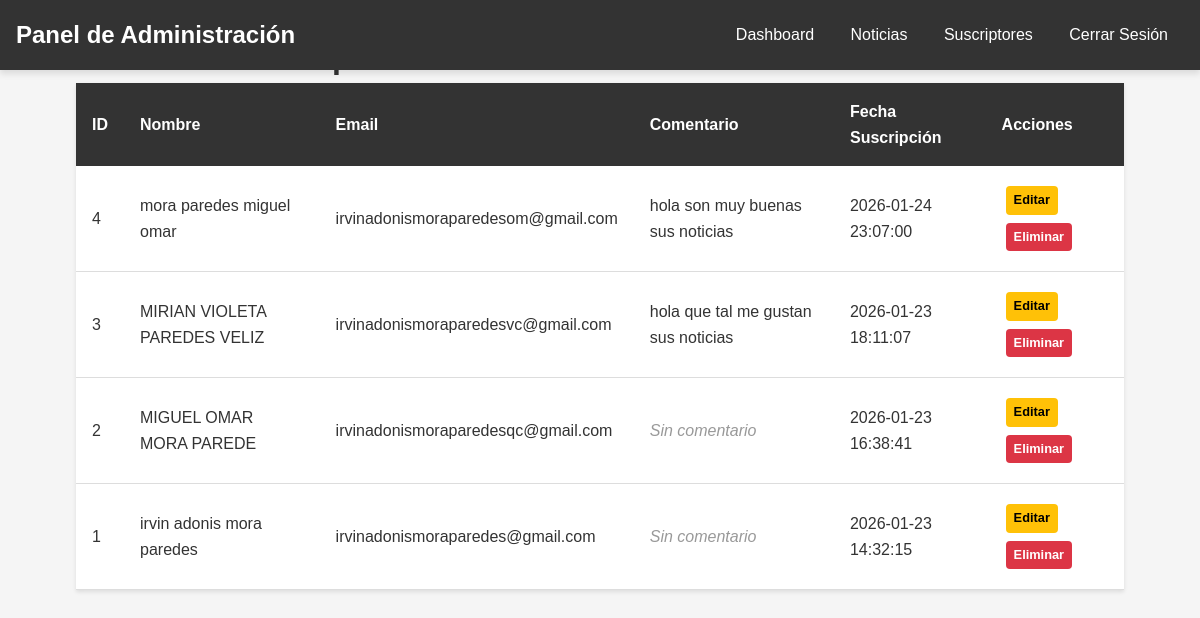
Before: /admin/gestionar_suscriptores.php (signed in) with the older database file.
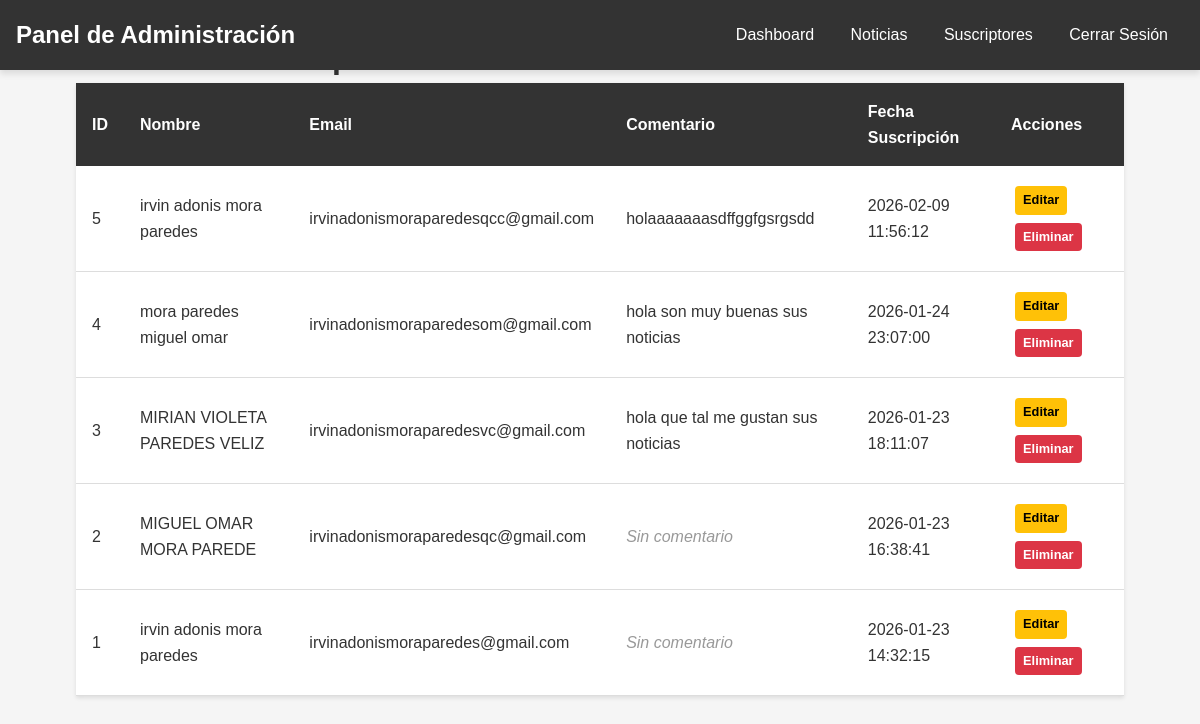
After: the same page with the newer database file.
### tables this page shows
CREATE TABLE `suscriptores` (
  `id` int(11) NOT NULL,
  `nombre` varchar(100) NOT NULL,
  `email` varchar(100) NOT NULL,
  `comentario` text DEFAULT NULL,
  `fecha_suscripcion` datetime DEFAULT current_timestamp()
);

### admin/gestionar_suscriptores.php (the view, shortened to what this page needs)
<?php
require_once '../includes/config.php';
require_once '../includes/header.php';
?>
<div class="container">
    <h1>Gestionar Suscriptores</h1>
    <?php
    if ($conn === false) {
        echo "<p class='error'>Error: No se pudo conectar a la base de datos.</p>";
    } else {
        try {
            $result = $conn->query("SELECT id, nombre, email, comentario, fecha_suscripcion FROM suscriptores ORDER BY fecha_suscripcion DESC");
            $suscriptores = [];
            while ($row = $result->fetch_assoc()) {
                $suscriptores[] = $row;
            }
            if (!empty($suscriptores)): ?>
                <table class="table">
                    <thead>
                        <tr>
                            <th>ID</th>
                            <th>Nombre</th>
                            <th>Email</th>
                            <th>Comentario</th>
                            <th>Fecha Suscripción</th>
                            <th>Acciones</th>
                        </tr>
                    </thead>
                    <tbody>
                        <?php foreach ($suscriptores as $suscriptor): ?>
                        <tr>
                            <td><?php echo htmlspecialchars($suscriptor['id']); ?></td>
                            <td><?php echo htmlspecialchars($suscriptor['nombre']); ?></td>
                            <td><?php echo htmlspecialchars($suscriptor['email']); ?></td>
                            <td>
                                <?php
                                    if (!empty($suscriptor['comentario'])) {
                                        $comentario = htmlspecialchars($suscriptor['comentario']);
                                        if (strlen($comentario) > 50) {
                                            echo substr($comentario, 0, 50) . '...<br><small style="color: #666; margin-top: 5px; display: block;">Completo: ' . $comentario . '</small>';
                                        } else {
                                            echo $comentario;
                                        }
                                    } else {
                                        echo '<span style="color: #999; font-style: italic;">Sin comentario</span>';
                                    }
                                ?>
                            </td>
                            <td><?php echo htmlspecialchars($suscriptor['fecha_suscripcion']); ?></td>
                            <td>
                                <a href="#" class="btn btn-sm btn-warning" onclick="alert('Función en desarrollo')">Editar</a>
                                <a href="#" class="btn btn-sm btn-danger" onclick="alert('Función en desarrollo')">Eliminar</a>
                            </td>
                        </tr>
                        <?php endforeach; ?>
                    </tbody>
                </table>
            <?php else: ?>
                <p>No hay suscriptores registrados.</p>
            <?php endif;
        } catch (Exception $e) {
            echo "<p class='error'>Error al cargar suscriptores: " . htmlspecialchars($e->getMessage()) . "</p>";
        }
    }
    ?>
</div>
<?php require_once '../includes/footer.php'; ?>

Changed rows visible on the page:
added suscriptores: id "5", nombre "irvin adonis mora paredes", email "irvinadonismoraparedesqcc@gmail.com", comentario "holaaaaaaasdffggfgsrgsdd", fecha_suscripcion "2026-02-09 11:56:12"
